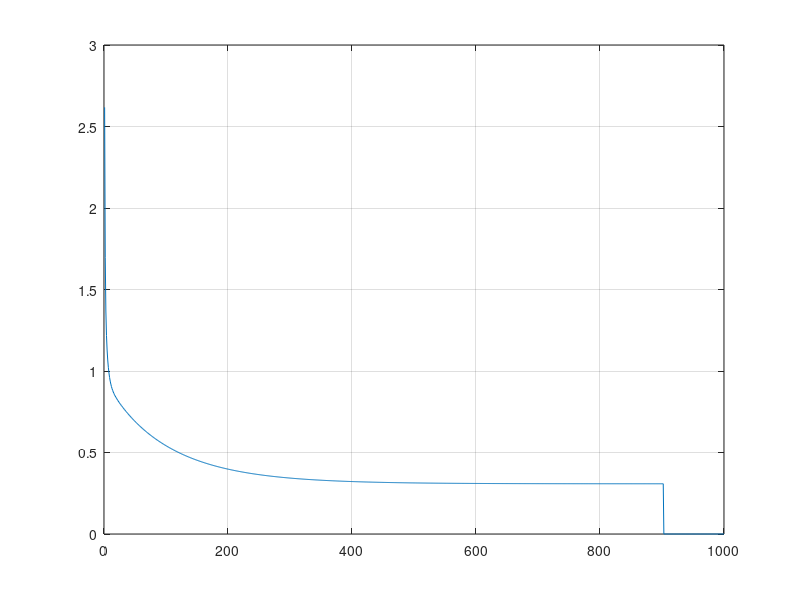

Write MATLAB code to recreate this figure.
x1=[0.4329 0.3024 0.1349 0.3374 1.1434 1.3749 0.7221 0.4403 -0.5231 0.3255 0.5824 0.1340 0.1480 0.7359 0.7115 0.8251 0.1569 0.0033 0.4243 1.0490 1.4276 0.5971 0.8475 1.3967 0.0044 0.2201 0.6300 -0.2479 -0.3088 -0.5180 0.6833 0.4353 -0.1069 0.4662 0.8298];
x2=[-1.3719 0.2286 -0.6445 -1.7163 -0.0485 -0.5071 -0.7587 -0.8072 0.3548 -2 1.3915 0.6081 -0.2988 0.1869 -1.1469 -1.2840 0.3712 0.6835 0.8313 0.1326 0.5331 1.4865 2.1479 -0.4171 1.5378 -0.5668 -1.2480 0.8960 -0.0929 1.4974 0.8266 -1.4066 -3.2329 0.6261 -1.4089];
x3=[0.7022 0.8630 1.0530 0.3670 0.6637 0.4464 0.7681 0.5154 0.2538 0.7112 -0.2291 0.4450 0.4778 -0.0872 0.3394 0.8452 0.8825 0.5389 0.2634 0.9138 -0.0145 0.2904 0.3179 0.6443 0.6099 0.0515 0.8591 0.0547 0.8659 0.5453 0.0829 0.4207 0.1856 0.7304 0.33119 ];
x4=[-0.8535 2.7909 0.5687 -0.6283 1.2606 1.3009 -0.5592 -0.3129 1.5776 -1.1209 4.1735 3.2230 0.8649 2.3584 0.9573 1.2382 1.7633 2.8249 3.5855 1.9792 3.7286 4.6069 5.8235 1.3927 4.7755 0.7829 0.8093 1.7381 1.5483 2.3993 2.8864 -0.4879 -2.4572 3.4370 1.3235 ];
x5=[-1 -1 -1 -1 -1 -1 -1 -1 -1 -1 -1 -1 -1 -1 -1 -1 -1 -1 -1 -1 -1 -1 -1 -1 -1 -1 -1 -1 -1 -1 -1 -1 -1 -1 -1];  %threshold matrix
target=[1 -1 -1 -1 1 1 1 1 -1 1 -1 -1 1 1 -1 -1 1 -1 -1 1 1 -1 -1 1 -1 1 -1 1 -1 1 1 1 -1 -1 -1];
samples=35;          %input data 
 %  Training inital weights T(1,2,3,4,5)
 %if you want to test each Training just comment and uncoment the following
 %weights same as #IF DEFINED IN C
           
w1=0.8057;w2=0.6469;w3=0.3897;w4=0.3658;b=0.9004;            
%w1=0.2647;w2=0.8049;w3=0.4430;w4=0.0938;b= 0.9150;                                                                                                                                                                                            
%w1=0.6006;w2=0.7162;w3=0.1565;w4=0.8315;b=0.5844;
%w1=0.9190;w2=0.3115;w3=0.9286;w4=0.6983;b=0.8680;
%w1=0.3575;w2=0.5155;w3=0.4863;w4=0.2155;b=0.3110;

%% 
%network paramaters 

alpha=0.0025;
epoch_limit=3000;
precision=10^-6;
e=0;
E=zeros(1000,1); % memory allocation To save current values of error with epoches 
current_error=0;
delw1=0;delw2=0;delw3=0;delw4=0;delb=0;
epoch=0;
ebison=2;
temp=0;
while( epoch<=epoch_limit && ebison>=precision)  %epoch loop get out 1) epoch>=3000 limit or ebison=10^-6
    
    epoch=epoch+1; % epoch counter
    e=0;
    for i=1:35  %  loop for each sample ,35 loops is one epoch
        u=w1*x1(i)+w2*x2(i)+w3*x3(i)+w4*x4(i)-b;       
        e=(target(i)-u)^2; %calculate the MSE E
        current_error=current_error+e; % acumlate MSE of entire sample
        delw1=alpha*(target(i)-u)*x1(i); % %Here is the difference between perceptron and adaline delta is (d-u) not (d-y) y is fired 
        delw2=alpha*(target(i)-u)*x2(i);
        delw3=alpha*(target(i)-u)*x3(i);
        delw4=alpha*(target(i)-u)*x4(i);
        delb=alpha*(target(i)-u)*x5(i);
        w1=w1+delw1;   % new weights 
        w2=w2+delw2;
        w3=w3+delw3;
        w4=w4+delw4;
        b=b+delb;
    end 
  wd=[delw1 delw2 delw3 delw4 delb];
  w=[w1 w2 w3 w4 b];  % to get final weights of this sample
  E(epoch)=current_error/samples;   % save valuse of each MSE E_bar=E/P 
  %% BEGIN MSE algorithm 
    if(epoch==1)     
        ebison=abs(current_error/samples);    % Get precision value =abs(Error(current)_Error(previous))
        temp=current_error/samples;
        current_error=0;      %reset accumlator 
    else
        ebison=abs(current_error/samples-temp);
        temp=current_error/samples;
        current_error=0;    %reset accumlator  
    end   
end
      plot(E); %Plot the graph of E vs Epoch
      grid on;
               %notify the user if network converges or not
   if(epoch~=epoch_limit)
       disp('precision goal met');   
   else
       disp('max epoch reached ');
   end

   %% Use final weights to test the network with data that the network havent seen before 
     
 T1=[0.9694 0.5427 0.6081 -0.1618 0.1870 0.4891 0.3777 1.1498 0.9325 0.5060 0.0497 0.4004 -0.1874 0.5060 1.6375 ];
 T2=[0.6909 1.3832 -0.9196 0.4694 -0.2578 -0.5276 2.0149 -0.4067 1.0950 1.3317 -2.0656 3.5369 1.3343 1.3317 -0.7911 ];
 T3=[0.4334 0.6390 0.5925 0.2030 0.6124 0.4378 0.7423 0.2469 1.0359 0.9222 0.6124 0.9766 0.5374 0.9222 0.7537 ];
 T4=[3.4965 4.0352 0.1016 3.0117 1.7749 0.6439 3.3932 1.5866 3.3591 3.7174 -0.6585 5.3532 3.2189 3.7174 0.5515];
 output_contener=zeros(1,15); %for memory allocation 
    for i=1:15
        
              output_contener(i)=w1*T1(i)+w2*T2(i)+w3*T3(i)+w4*T4(i)-b;     %If you want to check for numerical values        
  % output_contener=heaviside(w1*T1(i)+w2*T2(i)+w3*T3(i)+w4*T4(i)-b);    % classify directly
          
    end
   

